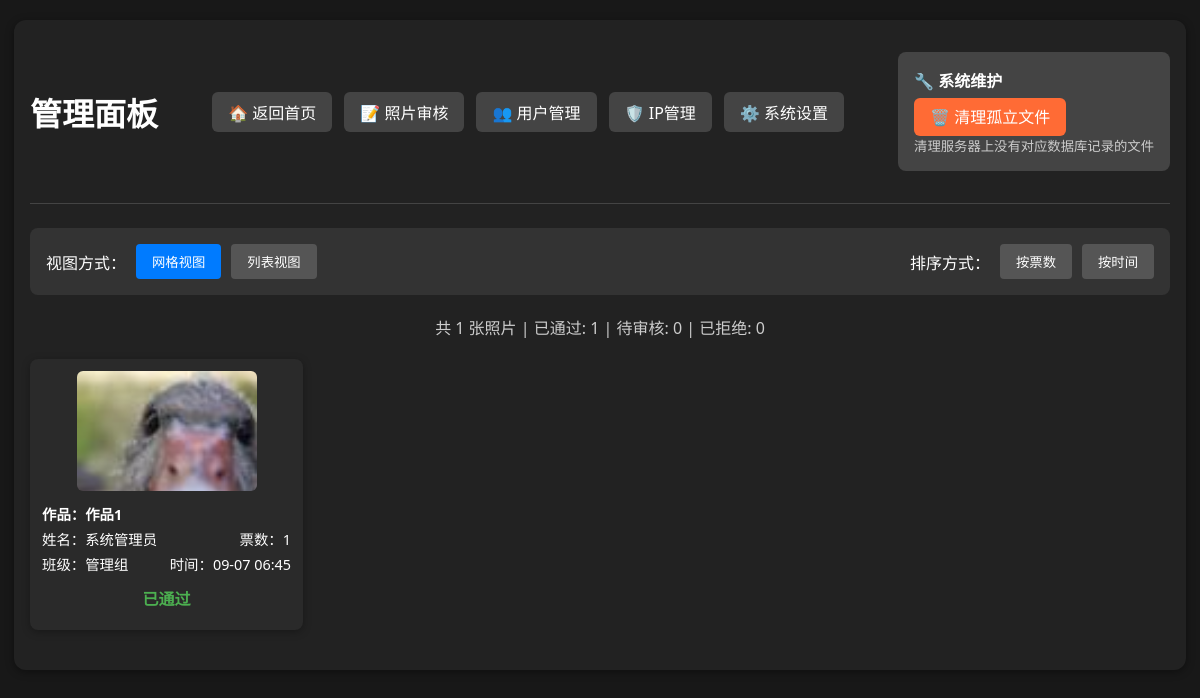
Page /admin (signed in) on the earlier database version.
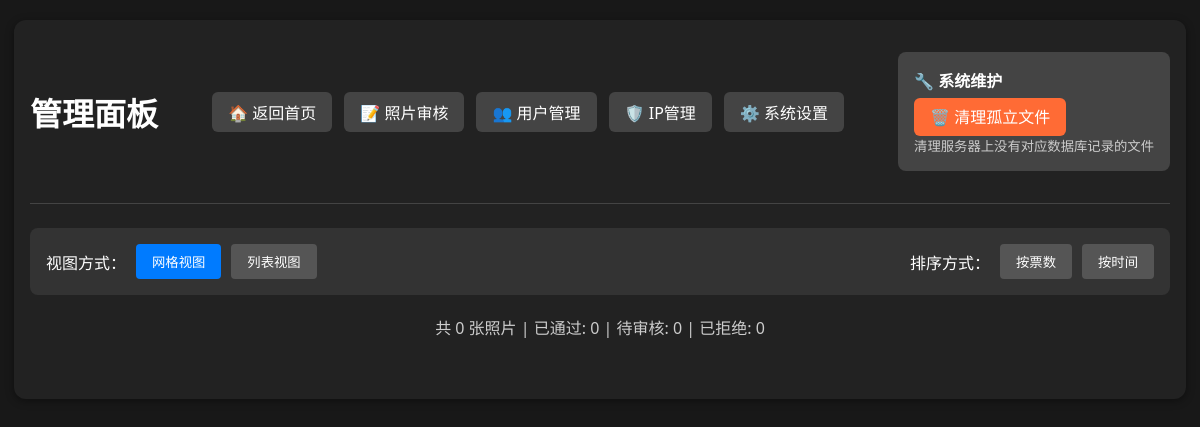
Same page on the later database version.
### app.py (models this page shows)
class Photo(db.Model):
    id = db.Column(db.Integer, primary_key=True)
    url = db.Column(db.String(128))
    thumb_url = db.Column(db.String(128))
    title = db.Column(db.String(100), nullable=True)  # 作品名称
    class_name = db.Column(db.String(32))
    student_name = db.Column(db.String(32))
    vote_count = db.Column(db.Integer, default=0)
    user_id = db.Column(db.Integer, db.ForeignKey('user.id'), nullable=False)
    status = db.Column(db.Integer, default=0)  # 0=待审核, 1=已通过, 2=已拒绝
    created_at = db.Column(db.DateTime, default=db.func.current_timestamp())
    votes = db.relationship('Vote', backref='photo', lazy=True)

### app.py (the view)
@app.route('/admin')
@admin_required
def admin():
    all_photos = Photo.query.order_by(Photo.vote_count.desc()).all()
    return render_template('admin.html', all_photos=all_photos)

### app.py (called while the page is built)
def admin_required(f):
    @wraps(f)
    def decorated_function(*args, **kwargs):
        if 'user_id' not in session:
            return redirect(url_for('login'))
        user = User.query.get(session['user_id'])
        if not user or user.role < 2:
            flash('需要管理员权限')
            return redirect(url_for('index'))
        return f(*args, **kwargs)
    return decorated_function

### templates/admin.html (shortened to what this page needs)
<!DOCTYPE html>
<html lang="zh-cn">
<head>
</head>
<body>
    <div class="container">
        <div class="header">
            <h1 class="title">管理面板</h1>
            <div class="nav-links">
                <a href="{{ url_for('index') }}" class="nav-btn">🏠 返回首页</a>
                <a href="{{ url_for('admin_review') }}" class="nav-btn">📝 照片审核</a>
                <a href="{{ url_for('manage_users') }}" class="nav-btn">👥 用户管理</a>
                <a href="{{ url_for('ip_management') }}" class="nav-btn">🛡️ IP管理</a>
                <a href="{{ url_for('settings') }}" class="nav-btn">⚙️ 系统设置</a>
            </div>
            <div style="margin: 16px 0; padding: 16px; background: #444; border-radius: 8px;">
                <h3 style="margin: 0 0 12px 0; color: #fff; font-size: 1rem;">🔧 系统维护</h3>
                <a href="{{ url_for('cleanup_files') }}" class="nav-btn"
                   onclick="return confirm('确定要清理孤立文件吗？这会删除数据库中不存在记录的文件。')"
                   style="background: #ff6b35; margin-right: 8px;">
                   🗑️ 清理孤立文件
                </a>
                <small style="color: #ccc; display: block; margin-top: 8px;">
                    清理服务器上没有对应数据库记录的文件
                </small>
            </div>
        </div>
        <div class="controls">
            <div class="view-controls">
                <span>视图方式：</span>
                <button class="btn active" onclick="switchView('grid')">网格视图</button>
                <button class="btn" onclick="switchView('list')">列表视图</button>
            </div>
            <div class="sort-controls">
                <span>排序方式：</span>
                <button class="btn active" onclick="sortPhotos('votes')">按票数</button>
                <button class="btn" onclick="sortPhotos('time')">按时间</button>
            </div>
        </div>
        <div class="stats">
            共 {{ all_photos|length }} 张照片 |
            已通过: {{ all_photos|selectattr("status", "equalto", 1)|list|length }} |
            待审核: {{ all_photos|selectattr("status", "equalto", 0)|list|length }} |
            已拒绝: {{ all_photos|selectattr("status", "equalto", 2)|list|length }}
        </div>
        <div id="grid-view" class="photo-grid">
            {% for photo in all_photos %}
            <div class="photo-item" data-votes="{{ photo.vote_count }}" data-time="{{ photo.created_at.timestamp() if photo.created_at else 0 }}">
                <img src="{{ photo.thumb_url }}" alt="参赛照片" onclick="showModal('{{ photo.url }}')">
                <div class="photo-info">
                    {% if photo.title %}
                    <div class="photo-info-row">
                        <span style="font-weight: bold; color: #fff;">作品：{{ photo.title }}</span>
                    </div>
                    {% endif %}
                    <div class="photo-info-row">
                        <span>姓名：{{ photo.student_name }}</span>
                        <span>票数：{{ photo.vote_count }}</span>
                    </div>
                    <div class="photo-info-row">
                        <span>班级：{{ photo.class_name }}</span>
                        <span>时间：{{ photo.created_at.strftime('%m-%d %H:%M') if photo.created_at else '' }}</span>
                    </div>
                </div>
                <div class="photo-status">
                    {% if photo.status == 0 %}
                        <span class="status-pending">待审核</span>
                    {% elif photo.status == 1 %}
                        <span class="status-approved">已通过</span>
                    {% else %}
                        <span class="status-rejected">已拒绝</span>
                    {% endif %}
                </div>
            </div>
            {% endfor %}
        </div>
    </div>
</body>
</html>

### templates/admin.html (style rules this page uses)
body { background: #181818; color: #fff; font-family: 'Segoe UI', Arial, sans-serif; margin: 0; padding: 0; }
.container { max-width: 1400px; margin: 32px auto; padding: 16px; background: #222; border-radius: 12px; box-shadow: 0 2px 8px #0006; }
.header { display: flex; justify-content: space-between; align-items: center; margin-bottom: 24px; padding-bottom: 16px; border-bottom: 1px solid #444; flex-wrap: wrap; gap: 16px; }
.title { font-size: clamp(1.5rem, 4vw, 2rem); margin: 0; }
.nav-links { display: flex; gap: 12px; flex-wrap: wrap; }
.nav-btn { padding: 8px 16px; background: #444; color: #fff; text-decoration: none; border-radius: 6px; transition: background 0.2s; white-space: nowrap; }
.controls { display: flex; justify-content: space-between; align-items: center; margin-bottom: 20px; padding: 16px; background: #333; border-radius: 8px; flex-wrap: wrap; gap: 16px; }
.view-controls { display: flex; gap: 10px; align-items: center; flex-wrap: wrap; }
.sort-controls { display: flex; gap: 10px; align-items: center; flex-wrap: wrap; }
.btn { padding: 8px 16px; border: none; border-radius: 4px; cursor: pointer; background: #555; color: white; transition: background 0.2s; }
.btn:hover, .btn.active { background: #777; }
.btn.active { background: #007bff; }
.stats { text-align: center; margin-bottom: 20px; color: #ccc; }
@media (max-width: 1200px) { .container { max-width: 95%; margin: 20px auto; } }

Differences in the rows shown:
removed Photo: thumb_url (picture), title "作品1", student_name "系统管理员", vote_count "1", class_name "管理组", created_at "09-07 06:45", status "已通过"
Other differences:
{{ all_photos|length }}: "1" → "0"
{{ all_photos|selectattr("status", "equalto", 1)|list|length }}: "1" → "0"
